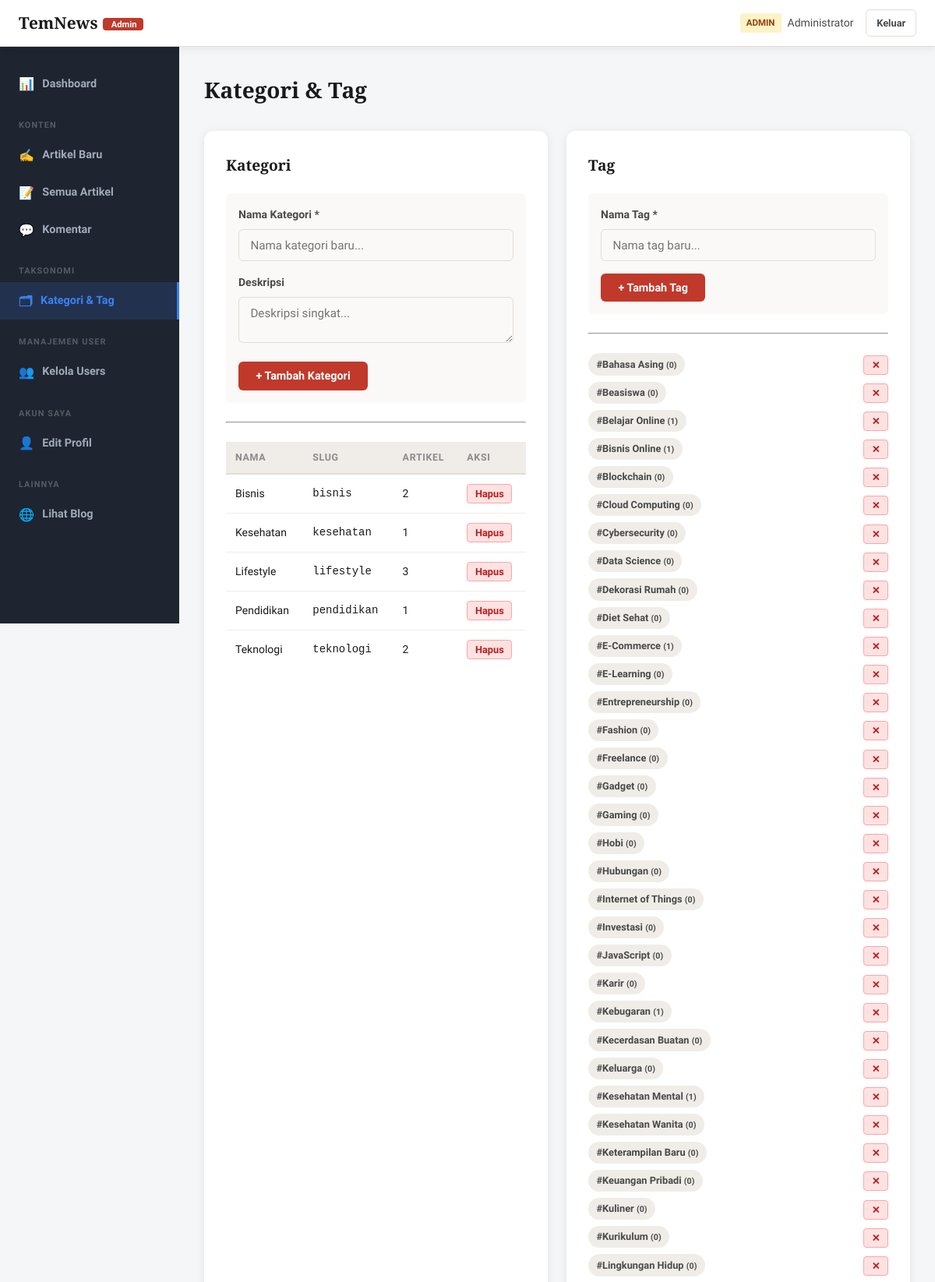
/blog/admin/kategori.php (signed in, upper part), run on the app's committed database.
### tables this page shows
CREATE TABLE `categories` (
  `id` int NOT NULL,
  `name` varchar(100) NOT NULL,
  `slug` varchar(100) NOT NULL,
  `description` text,
  `created_at` timestamp NULL DEFAULT CURRENT_TIMESTAMP
);

CREATE TABLE `tags` (
  `id` int NOT NULL,
  `name` varchar(50) NOT NULL,
  `slug` varchar(50) NOT NULL,
  `created_at` timestamp NULL DEFAULT CURRENT_TIMESTAMP
);

### blog/config.php (called while the page is built, shortened)
<?php
function escape($str) {
    return htmlspecialchars($str ?? '', ENT_QUOTES, 'UTF-8');
}

### blog/admin/kategori.php (the view, shortened to what this page needs)
<?php
require_once '../config.php';
$categories = $pdo->query("SELECT c.*, COUNT(a.id) as count FROM categories c LEFT JOIN articles a ON c.id=a.category_id GROUP BY c.id ORDER BY c.name")->fetchAll();
$tags = $pdo->query("SELECT t.*, COUNT(at.article_id) as count FROM tags t LEFT JOIN article_tags at ON t.id=at.tag_id GROUP BY t.id ORDER BY t.name")->fetchAll();
?>
<!DOCTYPE html>
<html lang="id">
<head>
<link rel="stylesheet" href="../assets/style.css">
</head>
<body class="admin-body">
<?php include 'partials/admin-nav.php'; ?>
<div class="admin-layout">
  <?php include 'partials/admin-sidebar.php'; ?>
  <main class="admin-main">
    <div class="admin-header"><h1>Kategori & Tag</h1></div>
    <div class="cat-tag-grid">
      <div class="form-card">
        <h3>Kategori</h3>
        <form method="POST" class="inline-form">
          <div class="form-group">
            <label>Nama Kategori *</label>
            <input type="text" name="cat_name" placeholder="Nama kategori baru..." required>
          </div>
          <div class="form-group">
            <label>Deskripsi</label>
            <textarea name="cat_desc" rows="2" placeholder="Deskripsi singkat..."></textarea>
          </div>
          <button type="submit" class="btn-primary">+ Tambah Kategori</button>
        </form>
        <hr style="margin:1.5rem 0">
        <table class="admin-table">
          <thead><tr><th>Nama</th><th>Slug</th><th>Artikel</th><th>Aksi</th></tr></thead>
          <tbody>
            <?php foreach ($categories as $cat): ?>
            <tr>
              <td><?= escape($cat['name']) ?></td>
              <td><code><?= escape($cat['slug']) ?></code></td>
              <td><?= $cat['count'] ?></td>
              <td>
                <form method="POST" style="display:inline">
                  <button type="submit" class="btn-sm danger" onclick="return confirm('Hapus kategori ini?')">Hapus</button>
                </form>
              </td>
            </tr>
            <?php endforeach; ?>
          </tbody>
        </table>
      </div>
      <div class="form-card">
        <h3>Tag</h3>
        <form method="POST" class="inline-form">
          <div class="form-group">
            <label>Nama Tag *</label>
            <input type="text" name="tag_name" placeholder="Nama tag baru..." required>
          </div>
          <button type="submit" class="btn-primary">+ Tambah Tag</button>
        </form>
        <hr style="margin:1.5rem 0">
        <div class="tag-list">
          <?php foreach ($tags as $tag): ?>
            <div class="tag-item">
              <span class="tag-pill">#<?= escape($tag['name']) ?> <small>(<?= $tag['count'] ?>)</small></span>
              <form method="POST" style="display:inline">
                <button type="submit" class="btn-sm danger" onclick="return confirm('Hapus tag ini?')" title="Hapus">✕</button>
              </form>
            </div>
          <?php endforeach; ?>
        </div>
      </div>
    </div>
  </main>
</div>
</body>
</html>

### blog/assets/style.css (style rules this page uses)
:root { --ink: #1a1a1a; --ink-soft: #4a4a4a; --ink-muted: #8a8a8a; --paper: #faf9f7; --paper-dark: #f0ede8; --accent: #c0392b; --accent-dark: #96281b; --accent-light: #f8e8e7; --gold: #b8860b; --border: #e2ddd8; --white: #ffffff; --admin-bg: #f4f6f8; --admin-sidebar: #1e2430; --admin-sidebar-text: #a0aab8; --admin-accent: #3b82f6; --shadow: 0 2px 12px rgba(0,0,0,0.08); --shadow-md: 0 4px 24px rgba(0,0,0,0.12); --radius: 6px; --radius-lg: 12px; --font-serif: 'Playfair Display', Georgia, serif; --font-sans: 'Source Sans 3', system-ui, sans-serif; }
*, *::before, *::after { box-sizing: border-box; margin: 0; padding: 0; }
html { scroll-behavior: smooth; }
body { font-family: var(--font-sans); font-size: 1rem; line-height: 1.7; color: var(--ink); background: var(--paper); -webkit-font-smoothing: antialiased; }
input, textarea, select, button { font-family: inherit; font-size: inherit; }
button { cursor: pointer; border: none; background: none; }
.btn-primary { display: inline-block; background: var(--accent); color: var(--white) !important; padding: 0.6rem 1.4rem; border-radius: var(--radius); font-weight: 600; font-size: 0.9rem; transition: background 0.2s, transform 0.15s; border: none; }
.btn-sm { display: inline-block; padding: 0.25rem 0.6rem; border-radius: 4px; font-size: 0.8rem; font-weight: 600; background: var(--paper-dark); color: var(--ink-soft); transition: background 0.15s; border: 1px solid var(--border); }
.btn-sm.danger { background: #fee2e2; color: #b91c1c; border-color: #fca5a5; }
.tag-pill { display: inline-block; background: var(--paper-dark); color: var(--ink-soft); padding: 0.2rem 0.65rem; border-radius: 20px; font-size: 0.8rem; font-weight: 600; transition: background 0.2s, color 0.2s; margin: 0.15rem; }
.form-group { margin-bottom: 1rem; }
.form-group label { display: block; font-size: 0.875rem; font-weight: 600; margin-bottom: 0.4rem; color: var(--ink-soft); }
.form-group input, .form-group textarea, .form-group select { width: 100%; padding: 0.65rem 0.9rem; border: 1.5px solid var(--border); border-radius: var(--radius); background: var(--paper); outline: none; transition: border-color 0.2s, box-shadow 0.2s; font-size: 0.95rem; }
.admin-body { background: var(--admin-bg); min-height: 100vh; }
.admin-layout { display: flex; min-height: calc(100vh - 60px); }
.admin-main { flex: 1; padding: 2rem; max-width: 100%; overflow-x: auto; }
.admin-header { display: flex; align-items: flex-start; justify-content: space-between; margin-bottom: 1.75rem; gap: 1rem; }
.admin-header h1 { font-family: var(--font-serif); font-size: 1.75rem; }
.admin-table { width: 100%; border-collapse: collapse; font-size: 0.875rem; }
.admin-table th { text-align: left; padding: 0.6rem 0.75rem; background: var(--paper-dark); font-size: 0.78rem; text-transform: uppercase; letter-spacing: 0.05em; color: var(--ink-muted); border-bottom: 2px solid var(--border); }
.admin-table td { padding: 0.75rem; border-bottom: 1px solid var(--paper-dark); vertical-align: middle; }
.admin-table tr:last-child td { border-bottom: none; }
.form-card { background: var(--white); border-radius: var(--radius-lg); padding: 1.75rem; box-shadow: var(--shadow); margin-bottom: 1.5rem; }
.cat-tag-grid { display: grid; grid-template-columns: 1fr 1fr; gap: 1.5rem; }
.cat-tag-grid .form-card h3 { font-family: var(--font-serif); font-size: 1.2rem; margin-bottom: 1.25rem; }
.inline-form { background: var(--paper); border-radius: var(--radius); padding: 1rem; margin-bottom: 1rem; }
.tag-list { display: flex; flex-direction: column; gap: 0.5rem; }
.tag-item { display: flex; align-items: center; justify-content: space-between; }
.tag-item .tag-pill { margin: 0; }

### data on the page
categories: name "Bisnis", slug "bisnis", count "2"
categories: name "Kesehatan", slug "kesehatan", count "1"
categories: name "Lifestyle", slug "lifestyle", count "3"
categories: name "Pendidikan", slug "pendidikan", count "1"
categories: name "Teknologi", slug "teknologi", count "2"
tags: name "Bahasa Asing", count "0"
tags: name "Beasiswa", count "0"
tags: name "Belajar Online", count "1"
tags: name "Bisnis Online", count "1"
tags: name "Blockchain", count "0"
tags: name "Cloud Computing", count "0"
tags: name "Cybersecurity", count "0"
tags: name "Data Science", count "0"
tags: name "Dekorasi Rumah", count "0"
tags: name "Diet Sehat", count "0"
tags: name "E-Commerce", count "1"
tags: name "E-Learning", count "0"
tags: name "Entrepreneurship", count "0"
tags: name "Fashion", count "0"
tags: name "Freelance", count "0"
tags: name "Gadget", count "0"
tags: name "Gaming", count "0"
tags: name "Hobi", count "0"
tags: name "Hubungan", count "0"
tags: name "Internet of Things", count "0"
tags: name "Investasi", count "0"
tags: name "JavaScript", count "0"
tags: name "Karir", count "0"
tags: name "Kebugaran", count "1"
tags: name "Kecerdasan Buatan", count "0"
tags: name "Keluarga", count "0"
tags: name "Kesehatan Mental", count "1"
tags: name "Kesehatan Wanita", count "0"
tags: name "Keterampilan Baru", count "0"
tags: name "Keuangan Pribadi", count "0"
tags: name "Kuliner", count "0"
tags: name "Kurikulum", count "0"
tags: name "Lingkungan Hidup", count "0"

### other printed values
APP_NAME "TemNews"
$_SESSION['role'] "ADMIN"
$_SESSION['full_name'] "Administrator"
